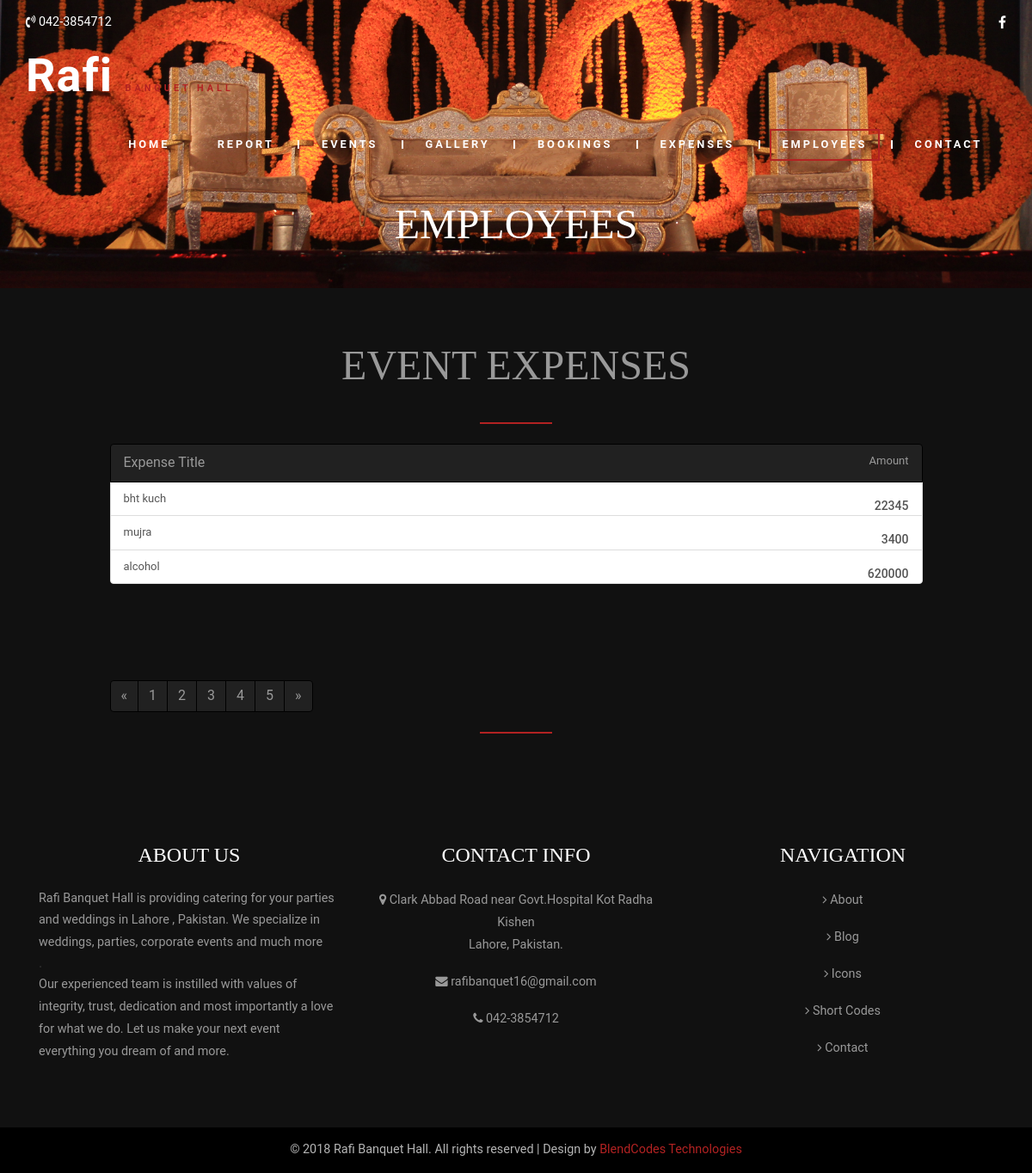
Page /Expenses/4/ on the committed database.
### realapp/models.py (models this page shows)
class Event(models.Model):
    event_id=models.AutoField(primary_key=True)
    event_no=models.IntegerField()
    event_date=models.DateField()
    event_hall=models.CharField(max_length=1)
    event_slot=models.CharField(max_length=20)
    event_booking_date=models.DateField()
    event_cust_name=models.CharField(max_length=70)
    event_cust_email=models.EmailField(max_length=264)
    event_cust_contactno=models.TextField(max_length=20)
    event_cust_contactno2 = models.TextField(max_length=20)
    event_cust_nic=models.TextField(max_length=15)
    event_total_guests=models.IntegerField()
    event_total_amount=models.BigIntegerField()
    event_advance=models.BigIntegerField()
    event_total_expense=models.BigIntegerField()
    event_payments_details=models.TextField(null=True,blank=True)
    event_details=models.TextField(null=True,blank=True)
    conclude_event=models.CharField(default=False,max_length=20)
    additional_cost_perhead=models.IntegerField(default=0)
    additional_overall_cost=models.IntegerField(default=0)
    discount = models.IntegerField(default=0)
    def __str__(self):
        return str(self.event_id)

class Expense(models.Model):
    expense_id=models.AutoField(primary_key=True)
    expense_event_id=models.ForeignKey(Event,null=True)
    expense_title=models.CharField(max_length=100)
    expense_date=models.DateField()
    expense_details=models.TextField()
    expense_amount=models.BigIntegerField()
    def __str__(self):
        return str(self.expense_id)

### realapp/views.py (the view)
# urls.py: url(r'^Expenses/(?P<event_id>\w+)/$', views.Expenses_info, name='Expenses_info'),
def Expenses_info(request, event_id):
    print(event_id)
    obj = realapp.models.Expense.objects.filter(expense_event_id=event_id)
    print(obj)
    expense_list = []
    if obj.count() > 0:
        for expense in obj:
            expense_list.append({'expense_id': expense.expense_id, 'expense_event_id': expense.expense_event_id,
                                 'expense_title': expense.expense_title, 'expense_date': expense.expense_date,
                                 'expense_details': expense.expense_details, 'expense_amount': expense.expense_amount})
    return render(request, 'realapp/Expenses.html', {'expense_list': expense_list})

### templates/realapp/Expenses.html (shortened to what this page needs)
<!DOCTYPE html>
{% load staticfiles %}
<html lang="en">
    <head>
        <link href="{% static 'css/bootstrap.css' %}" rel="stylesheet" type="text/css" media="all" />
        <link rel="stylesheet" href="{% static 'css/style.css' %}" type="text/css" media="all" />
        <link rel="stylesheet" href="{% static 'css/employee.css' %}" type="text/css" media="all" />
        <link href="{% static 'css/font-awesome.css' %}" rel="stylesheet">
    </head>
    <body>
        <div class="banner-top jarallax">
            <div class="header-top">
                <div class="container">
                    <div class="header-top-grids">
                        <div class="header-top-left">
                            <p><i class="fa fa-volume-control-phone" aria-hidden="true"></i> 042-3854712</p>
                        </div>
                        <div class="header-top-right">
                            <div class="social-grids">
                                <ul>
                                    <li><a href="#"><i class="fa fa-facebook"></i></a></li>
                                </ul>
                            </div>
                            <div class="clearfix"> </div>
                        </div>
                        <div class="clearfix"> </div>
                    </div>
                </div>
            </div>
            <div class="head">
                <div class="container">
                    <div class="navbar-top">
                        <div class="navbar-header">
                            <div class="navbar-brand logo ">
                                <h1><a href="{% url 'index' %}">Rafi <span>Banquet Hall</span></a></h1>
                            </div>
                        </div>
                        <div class="collapse navbar-collapse" id="bs-example-navbar-collapse-1">
                            <ul class="nav navbar-nav link-effect-4">
                                <li class="first-list"><a href="{% url 'index' %}">Home</a> </li>
                                <li class="first-list"><a href="{% url 'realapp:ereport' %}">report</a> </li>
                                <li><a href="{% url 'realapp:Events' %}">Events</a></li>
                                <li><a href="{% url 'realapp:gallery' %}">Gallery</a></li>
                                <li><a href="{% url 'realapp:about' %}">Bookings</a> </li>
                                <li >
                                    <a href="{% url 'realapp:Gen_Expense' %}" >Expenses</a></li>
                                <li class="active"><a href="{% url 'realapp:employee' %}">Employees</a></li>
                                <li><a href="{% url 'realapp:contact' %}">Contact</a></li>
                            </ul>
                        </div>
                    </div>
                </div>
            </div>
            <div class="agileinfo-banner">
                <div class="container">
                    <h2>Employees</h2>
                </div>
            </div>
        </div>
        <div class="blog">
            <div class="heading-grid"><h3 style="color:#999;">EVENT Expenses</h3></div> <br>
            <div class="heading-border"></div><br>
            <div class="container">
                <div class="agile-blog-grids">
                    <div class="row">
                        <div class="col-sm-10 col-sm-offset-1" id="sform">
                            <div class="list-group" id="list1">
                                <a href="#" class="list-group-item active" id="backcolor">Expense Title<span class="pull-right" style="font-size:13px;">Amount</span></a>
                                {% for expense in expense_list %}
                                <a href="/eform/{{expense.expense_id}}/{{expense.expense_event_id}}/" class="list-group-item record">{{expense.expense_title}}
                                    <h5 class="pull-right" >{{expense.expense_amount}}</h5>
                                </a>
                                {% endfor %}
                            </div>
                            <nav style="display:inline-block;">
                                <ul class="pagination" >
                                    <li>
                                        <a href="#" aria-label="Previous">
                                            <span aria-hidden="true">«</span>
                                        </a>
                                    </li>
                                    <li><a href="#">1</a></li>
                                    <li><a href="#">2</a></li>
                                    <li><a href="#">3</a></li>
                                    <li><a href="#">4</a></li>
                                    <li><a href="#">5</a></li>
                                    <li>
                                        <a href="#" aria-label="Next">
                                            <span aria-hidden="true">»</span>
                                        </a>
                                    </li>
                                </ul>
                            </nav>
                            <div class="heading-border"></div>
                        </div>
                    </div>
                </div>
            </div>
        </div>
        <div class="footer-bottom">
            <div class="container">
                <div class="footer_grids">
                    <div class="col-md-4 footer_grid">
                        <h3>About Us</h3>
                        <p>Rafi Banquet Hall is providing catering for your parties and weddings in Lahore , Pakistan. We specialize in weddings, parties, corporate events and much more</p>.
                        <p>Our experienced team is instilled with values of integrity, trust, dedication and most importantly a love for what we do. Let us make your next event everything you dream of and more.</p>
                    </div>
                    <div class="col-md-4 footer_grid">
                        <h3>Contact Info</h3>
                        <ul>
                            <li><i class="fa fa-map-marker" aria-hidden="true"></i> Clark Abbad Road near Govt.Hospital Kot Radha Kishen <span>Lahore, Pakistan.</span></li>
                            <li><i class="fa fa-envelope" aria-hidden="true"></i> <a href="mailto:rafibanquet16@gmail.com">rafibanquet16@gmail.com</a></li>
                            <li><i class="fa fa-phone" aria-hidden="true"></i> 042-3854712</li>
                        </ul>
                    </div>
                    <div class="col-md-4 footer_grid footer_grid1">
                        <h3>Navigation</h3>
                        <ul>
                            <li><i class="fa fa-angle-right" aria-hidden="true"></i> <a href="about.html">About</a></li>
                            <li><i class="fa fa-angle-right" aria-hidden="true"></i> <a href="blog.html">Blog</a></li>
                            <li><i class="fa fa-angle-right" aria-hidden="true"></i> <a href="icons.html">Icons</a></li>
                            <li><i class="fa fa-angle-right" aria-hidden="true"></i> <a href="codes.html">Short Codes</a></li>
                            <li><i class="fa fa-angle-right" aria-hidden="true"></i> <a href="gallery.html">Contact</a></li>
                        </ul>
                    </div>
                    <div class="clearfix"> </div>
                </div>
            </div>
        </div>
        <div class="copyright">
            <div class="container">
                <p>© 2018 Rafi Banquet Hall. All rights reserved | Design by <a href="www.blendcodes.com">BlendCodes Technologies</a></p>
            </div>
        </div>
    </body>
</html>

### static/css/style.css (style rules this page uses)
body a { transition: 0.5s all; -webkit-transition: 0.5s all; -o-transition: 0.5s all; -moz-transition: 0.5s all; -ms-transition: 0.5s all; }
html, body { font-size: 100%; font-family: 'Roboto', sans-serif; }
body { background:#FFF; }
.banner-top { background: url('../images/2.jpg') no-repeat 0px 0px; position: relative; background-size: cover; background-repeat: no-repeat; background-position: 50% 50%; }
.header-top { padding: 1em 0em; }
.header-top-left { float: left; width: 15%; }
.header-top-left p,.header-top-right-text p { color:#FFF; font-size:.9em; margin:0; }
.header-top-right { float: right; }
.social-grids { float: left; }
.social-grids { margin-left: 0; }
.social-grids ul { padding:0; margin:0; }
.social-grids ul li { display: inline-block; }
.social-grids ul li a { color: #FFFFFF; text-align: center; }
.logo h1 { margin: .1em 0 0 0; }
.logo h1 a { text-decoration: none; color: #ffffff; letter-spacing: 1px; font-size: 1.5em; font-weight: 600; }
.logo h1 a span { font-size: .2em; color: firebrick; font-family: 'Roboto', sans-serif; text-transform: uppercase; letter-spacing: 4px; margin: .5em 0 0 0; }
.navbar-brand { height: auto; padding: 0; font-size: 18px; line-height: 20px; }
.navbar-nav { float: right; margin-top: 2em; }
div#bs-example-navbar-collapse-1 { padding: 0; }
.navbar-nav li:after { content: ""; position: absolute; background: #FFFFFF; height: 10px; width: 2px; top: 13px; }
.navbar-nav li.first-list:after,ul.dropdown-menu li:after { background: none !important; width: 0px !important; }
ul.nav.navbar-nav li a { font-size: .8em; color: #FFF; margin: 0 1em; padding: .5em 1em; font-weight: 600; text-transform: uppercase; letter-spacing: 3px; border: solid 2px rgba(255, 255, 255, 0); }
ul.nav.navbar-nav li.active a { color: #FFF; background: none; border: solid 2px firebrick; }
.welcome,.why-choose,.agileinfo-dot,.news,.about-top,.wthree-dot,.team,.gallery,.blog,.contact-top { padding:3em 0; }
.heading-grid { text-align:center; }
.heading-grid h2,.heading-grid h3,.agileinfo-banner h2 { color: #212121; font-size: 3em; margin: 0; font-family: 'Droid Serif', serif; text-transform: uppercase; }
.heading-border { background: firebrick; height: 2px; width: 84px; margin: 1em auto 0; }
.jarallax { position: relative; background-size: cover; background-repeat: no-repeat; background-position: 50% 50%; }
.footer-bottom { padding: 4em 0; background: #111; }
.footer_grid h3 { font-size: 1.5em; color: #ffffff; margin: 0 0 1em; font-family: 'Droid Serif', serif; text-transform: uppercase; text-align: center; }
.footer_grid p { font-size:.9em; color:#999999; line-height:1.8em; margin:0; }
.footer_grid ul { margin:0; padding:0; text-align: center; }
.footer_grid ul li { list-style-type:none; color:#999999; font-size:.9em; margin-bottom: 1em; line-height: 1.8em; }
.footer_grid ul li i { line-height: 2em; }
.footer_grid ul li span { display:block; }
.footer_grid1 ul li { margin-bottom:1em; }
.footer_grid ul li a { color:#999; text-decoration:none; }
.copyright { padding:1em 0; background:#000000; }
.copyright p { color:#b5b5b5; font-size:.9em; margin:0; text-align:center; }
.copyright p a { color:firebrick; text-decoration:none; }
.agileinfo-banner { padding: 3em 0; text-align: center; }
.agileinfo-banner h2 { color: #FFFFFF; }
.list-group { margin-bottom: 48px; }

### static/css/employee.css (style rules this page uses)
.blog { padding: 4em 0; background:#111; }
#backcolor { background: #212121; color: #999; border: solid 1px black; box-sizing: border-box; }
#list1 a.record { font-size: 13px; }
.pagination { margin: 4em 0 0 0; }
.pagination > li > a, .pagination > li > span { color: #999; background: #212121; border: solid 1px black; }

### rows in the picture
Event: expense_title "bht kuch", expense_amount "22345", expense_title "mujra", expense_amount "3400", expense_title "alcohol", expense_amount "620000"
